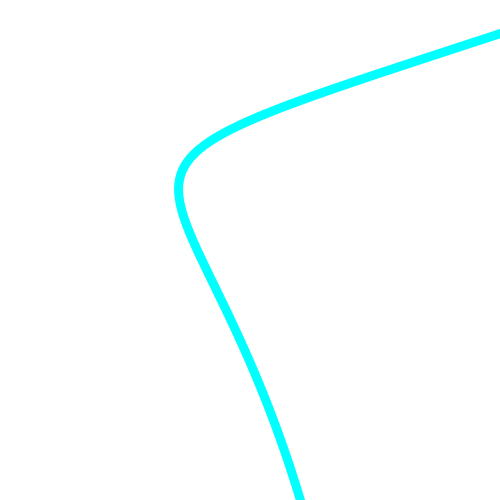
Frame 1 (no input)
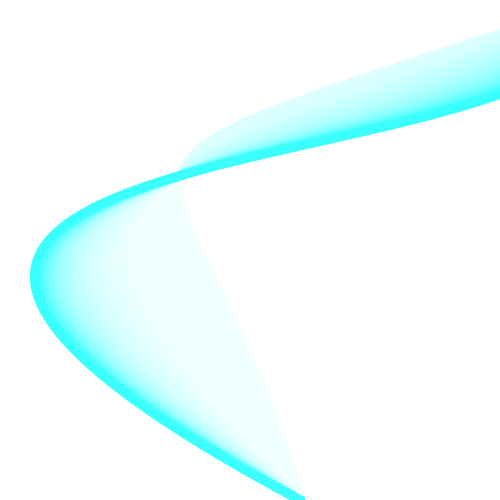
Frame 60 (the mouse pressed at the canvas centre just before this capture)
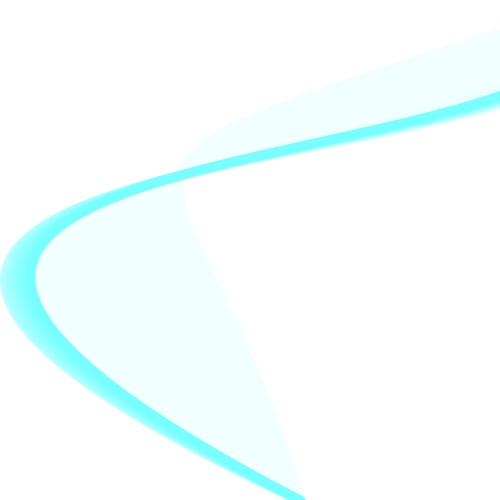
Frame 120 (the mouse held since frame 60 and released just before this capture)

The Processing sketch that drew these frames (run headless with seeded random() and noise(); from frame 60 on, the mouse is pressed at the canvas centre):

// Processing sketch: processing_121399
// ── processing_121399.pde

//Aufgabe (5) zur Farbe in CC, hier Hoffnung bei M. Jomaa
float numeroeins; 
float numerozwei; 
void setup () {
  size (500, 500);
  smooth ();  
  background (255);
  stroke (0);
  strokeWeight (9);
}
void draw () {
  noStroke ();
  fill (255, 9);
  rect (0, 0, 500, 500);
  stroke (numerozwei, 255, 255);
  if (numerozwei > 255) numerozwei = 0;
  else numerozwei ++;
  float numerodrei = map (sin(radians(numeroeins)), 0, 0.8, 0, 590);
  numeroeins += 1; 
  bezier (600, 0, numerodrei, 200, 180-numerodrei, 100, 300, 500); 
}
